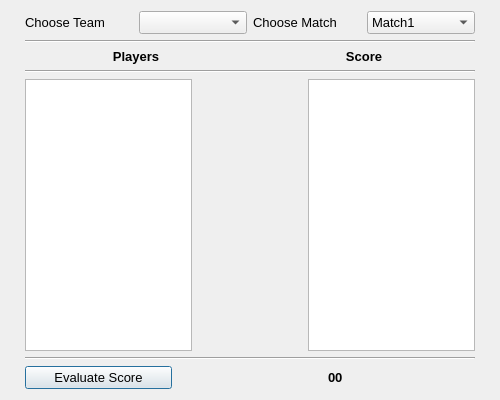
<?xml version="1.0" encoding="UTF-8"?>
<ui version="4.0">
 <class>Dialog</class>
 <widget class="QDialog" name="Dialog">
	<property name="geometry">
	 <rect>
		<x>0</x>
		<y>0</y>
		<width>500</width>
		<height>400</height>
	 </rect>
	</property>
	<property name="windowTitle">
	 <string>Dialog</string>
	</property>
	<layout class="QVBoxLayout" name="verticalLayout">
	 <property name="leftMargin">
		<number>25</number>
	 </property>
	 <property name="rightMargin">
		<number>25</number>
	 </property>
	 <item>
		<layout class="QHBoxLayout" name="horizontalLayout">
		 <item>
			<widget class="QLabel" name="label_2">
			 <property name="font">
				<font>
				 <family>Tahoma</family>
				 <pointsize>10</pointsize>
				</font>
			 </property>
			 <property name="text">
				<string>Choose Team</string>
			 </property>
			</widget>
		 </item>
		 <item>
			<widget class="QComboBox" name="cb0">
			 <property name="font">
				<font>
				 <family>Tahoma</family>
				 <pointsize>10</pointsize>
				</font>
			 </property>
			</widget>
		 </item>
		 <item>
			<widget class="QLabel" name="label">
			 <property name="font">
				<font>
				 <family>Tahoma</family>
				 <pointsize>10</pointsize>
				</font>
			 </property>
			 <property name="text">
				<string>Choose Match</string>
			 </property>
			</widget>
		 </item>
		 <item>
			<widget class="QComboBox" name="cb1">
			 <property name="font">
				<font>
				 <family>Tahoma</family>
				 <pointsize>10</pointsize>
				</font>
			 </property>
			 <item>
				<property name="text">
				 <string>Match1</string>
				</property>
			 </item>
			</widget>
		 </item>
		</layout>
	 </item>
	 <item>
		<widget class="Line" name="line">
		 <property name="font">
			<font>
			 <family>Tahoma</family>
			 <pointsize>10</pointsize>
			</font>
		 </property>
		 <property name="orientation">
			<enum>Qt::Horizontal</enum>
		 </property>
		</widget>
	 </item>
	 <item>
		<layout class="QHBoxLayout" name="horizontalLayout_4">
		 <item>
			<widget class="QLabel" name="label_5">
			 <property name="font">
				<font>
				 <family>Tahoma</family>
				 <pointsize>10</pointsize>
				 <weight>75</weight>
				 <bold>true</bold>
				</font>
			 </property>
			 <property name="text">
				<string>Players</string>
			 </property>
			 <property name="alignment">
				<set>Qt::AlignCenter</set>
			 </property>
			</widget>
		 </item>
		 <item>
			<widget class="QLabel" name="label_4">
			 <property name="font">
				<font>
				 <family>Tahoma</family>
				 <pointsize>10</pointsize>
				 <weight>75</weight>
				 <bold>true</bold>
				</font>
			 </property>
			 <property name="text">
				<string>Score</string>
			 </property>
			 <property name="alignment">
				<set>Qt::AlignCenter</set>
			 </property>
			</widget>
		 </item>
		</layout>
	 </item>
	 <item>
		<widget class="Line" name="line_2">
		 <property name="font">
			<font>
			 <family>Tahoma</family>
			 <pointsize>10</pointsize>
			</font>
		 </property>
		 <property name="orientation">
			<enum>Qt::Horizontal</enum>
		 </property>
		</widget>
	 </item>
	 <item>
		<layout class="QHBoxLayout" name="horizontalLayout_2">
		 <item>
			<widget class="QListWidget" name="lw1">
			 <property name="font">
				<font>
				 <family>Tahoma</family>
				 <pointsize>10</pointsize>
				 <weight>75</weight>
				 <bold>true</bold>
				</font>
			 </property>
			</widget>
		 </item>
		 <item>
			<spacer name="horizontalSpacer">
			 <property name="font">
				<font>
				 <family>Tahoma</family>
				 <pointsize>10</pointsize>
				</font>
			 </property>
			 <property name="orientation">
				<enum>Qt::Horizontal</enum>
			 </property>
			 <property name="sizeHint" stdset="0">
				<size>
				 <width>200</width>
				 <height>20</height>
				</size>
			 </property>
			</spacer>
		 </item>
		 <item>
			<widget class="QListWidget" name="lw2">
			 <property name="font">
				<font>
				 <family>Tahoma</family>
				 <pointsize>10</pointsize>
				 <weight>75</weight>
				 <bold>true</bold>
				</font>
			 </property>
			</widget>
		 </item>
		</layout>
	 </item>
	 <item>
		<widget class="Line" name="line_3">
		 <property name="font">
			<font>
			 <family>Tahoma</family>
			 <pointsize>10</pointsize>
			</font>
		 </property>
		 <property name="orientation">
			<enum>Qt::Horizontal</enum>
		 </property>
		</widget>
	 </item>
	 <item>
		<layout class="QHBoxLayout" name="horizontalLayout_3">
		 <item>
			<widget class="QPushButton" name="pushButton">
			 <property name="font">
				<font>
				 <family>Tahoma</family>
				 <pointsize>10</pointsize>
				</font>
			 </property>
			 <property name="text">
				<string>Evaluate Score</string>
			 </property>
			</widget>
		 </item>
		 <item>
			<spacer name="horizontalSpacer_2">
			 <property name="font">
				<font>
				 <family>Tahoma</family>
				 <pointsize>10</pointsize>
				</font>
			 </property>
			 <property name="orientation">
				<enum>Qt::Horizontal</enum>
			 </property>
			 <property name="sizeType">
				<enum>QSizePolicy::Fixed</enum>
			 </property>
			 <property name="sizeHint" stdset="0">
				<size>
				 <width>150</width>
				 <height>20</height>
				</size>
			 </property>
			</spacer>
		 </item>
		 <item>
			<widget class="QLabel" name="scorelabel">
			 <property name="font">
				<font>
				 <family>Tahoma</family>
				 <pointsize>10</pointsize>
				 <weight>75</weight>
				 <bold>true</bold>
				</font>
			 </property>
			 <property name="text">
				<string>00</string>
			 </property>
			</widget>
		 </item>
		</layout>
	 </item>
	</layout>
 </widget>
 <resources/>
 <connections/>
</ui>
